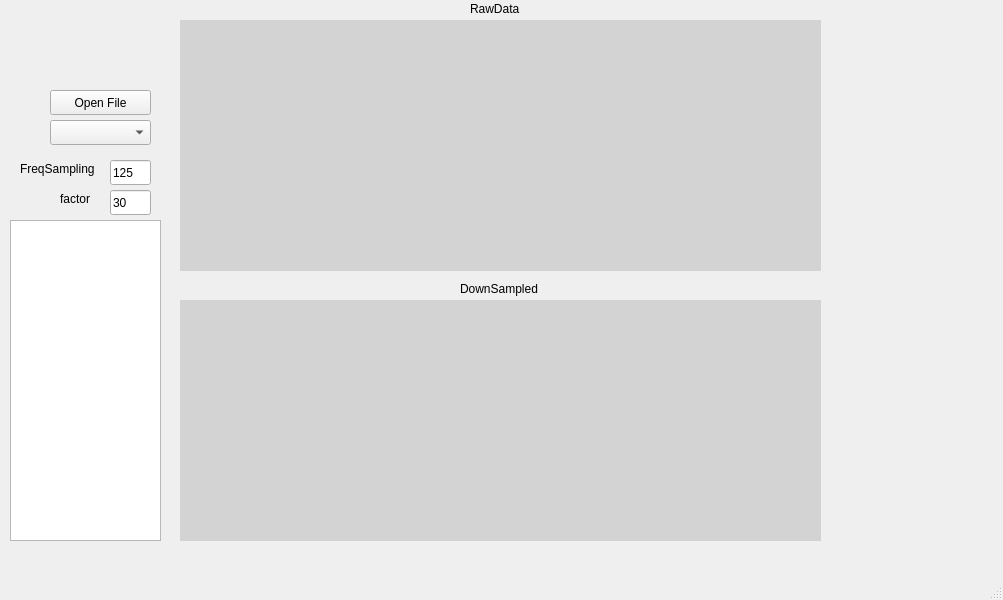
<?xml version="1.0" encoding="UTF-8"?>
<ui version="4.0">
 <class>MainWindow</class>
 <widget class="QMainWindow" name="MainWindow">
  <property name="geometry">
   <rect>
    <x>0</x>
    <y>0</y>
    <width>1003</width>
    <height>600</height>
   </rect>
  </property>
  <property name="windowTitle">
   <string>MainWindow</string>
  </property>
  <widget class="QWidget" name="centralwidget">
   <widget class="QWidget" name="datRaw" native="true">
    <property name="geometry">
     <rect>
      <x>180</x>
      <y>20</y>
      <width>641</width>
      <height>251</height>
     </rect>
    </property>
    <property name="palette">
     <palette>
      <active>
       <colorrole role="WindowText">
        <brush brushstyle="SolidPattern">
         <color alpha="255">
          <red>0</red>
          <green>0</green>
          <blue>0</blue>
         </color>
        </brush>
       </colorrole>
       <colorrole role="Button">
        <brush brushstyle="SolidPattern">
         <color alpha="255">
          <red>211</red>
          <green>211</green>
          <blue>211</blue>
         </color>
        </brush>
       </colorrole>
       <colorrole role="Light">
        <brush brushstyle="SolidPattern">
         <color alpha="255">
          <red>72</red>
          <green>72</green>
          <blue>72</blue>
         </color>
        </brush>
       </colorrole>
       <colorrole role="Midlight">
        <brush brushstyle="SolidPattern">
         <color alpha="255">
          <red>60</red>
          <green>60</green>
          <blue>60</blue>
         </color>
        </brush>
       </colorrole>
       <colorrole role="Dark">
        <brush brushstyle="SolidPattern">
         <color alpha="255">
          <red>24</red>
          <green>24</green>
          <blue>24</blue>
         </color>
        </brush>
       </colorrole>
       <colorrole role="Mid">
        <brush brushstyle="SolidPattern">
         <color alpha="255">
          <red>32</red>
          <green>32</green>
          <blue>32</blue>
         </color>
        </brush>
       </colorrole>
       <colorrole role="Text">
        <brush brushstyle="SolidPattern">
         <color alpha="255">
          <red>0</red>
          <green>0</green>
          <blue>0</blue>
         </color>
        </brush>
       </colorrole>
       <colorrole role="BrightText">
        <brush brushstyle="SolidPattern">
         <color alpha="255">
          <red>255</red>
          <green>255</green>
          <blue>255</blue>
         </color>
        </brush>
       </colorrole>
       <colorrole role="ButtonText">
        <brush brushstyle="SolidPattern">
         <color alpha="255">
          <red>0</red>
          <green>0</green>
          <blue>0</blue>
         </color>
        </brush>
       </colorrole>
       <colorrole role="Base">
        <brush brushstyle="SolidPattern">
         <color alpha="255">
          <red>211</red>
          <green>211</green>
          <blue>211</blue>
         </color>
        </brush>
       </colorrole>
       <colorrole role="Window">
        <brush brushstyle="SolidPattern">
         <color alpha="255">
          <red>211</red>
          <green>211</green>
          <blue>211</blue>
         </color>
        </brush>
       </colorrole>
       <colorrole role="Shadow">
        <brush brushstyle="SolidPattern">
         <color alpha="255">
          <red>0</red>
          <green>0</green>
          <blue>0</blue>
         </color>
        </brush>
       </colorrole>
       <colorrole role="AlternateBase">
        <brush brushstyle="SolidPattern">
         <color alpha="255">
          <red>24</red>
          <green>24</green>
          <blue>24</blue>
         </color>
        </brush>
       </colorrole>
       <colorrole role="ToolTipBase">
        <brush brushstyle="SolidPattern">
         <color alpha="255">
          <red>255</red>
          <green>255</green>
          <blue>220</blue>
         </color>
        </brush>
       </colorrole>
       <colorrole role="ToolTipText">
        <brush brushstyle="SolidPattern">
         <color alpha="255">
          <red>0</red>
          <green>0</green>
          <blue>0</blue>
         </color>
        </brush>
       </colorrole>
       <colorrole role="PlaceholderText">
        <brush brushstyle="SolidPattern">
         <color alpha="128">
          <red>0</red>
          <green>0</green>
          <blue>0</blue>
         </color>
        </brush>
       </colorrole>
      </active>
      <inactive>
       <colorrole role="WindowText">
        <brush brushstyle="SolidPattern">
         <color alpha="255">
          <red>0</red>
          <green>0</green>
          <blue>0</blue>
         </color>
        </brush>
       </colorrole>
       <colorrole role="Button">
        <brush brushstyle="SolidPattern">
         <color alpha="255">
          <red>211</red>
          <green>211</green>
          <blue>211</blue>
         </color>
        </brush>
       </colorrole>
       <colorrole role="Light">
        <brush brushstyle="SolidPattern">
         <color alpha="255">
          <red>72</red>
          <green>72</green>
          <blue>72</blue>
         </color>
        </brush>
       </colorrole>
       <colorrole role="Midlight">
        <brush brushstyle="SolidPattern">
         <color alpha="255">
          <red>60</red>
          <green>60</green>
          <blue>60</blue>
         </color>
        </brush>
       </colorrole>
       <colorrole role="Dark">
        <brush brushstyle="SolidPattern">
         <color alpha="255">
          <red>24</red>
          <green>24</green>
          <blue>24</blue>
         </color>
        </brush>
       </colorrole>
       <colorrole role="Mid">
        <brush brushstyle="SolidPattern">
         <color alpha="255">
          <red>32</red>
          <green>32</green>
          <blue>32</blue>
         </color>
        </brush>
       </colorrole>
       <colorrole role="Text">
        <brush brushstyle="SolidPattern">
         <color alpha="255">
          <red>0</red>
          <green>0</green>
          <blue>0</blue>
         </color>
        </brush>
       </colorrole>
       <colorrole role="BrightText">
        <brush brushstyle="SolidPattern">
         <color alpha="255">
          <red>255</red>
          <green>255</green>
          <blue>255</blue>
         </color>
        </brush>
       </colorrole>
       <colorrole role="ButtonText">
        <brush brushstyle="SolidPattern">
         <color alpha="255">
          <red>0</red>
          <green>0</green>
          <blue>0</blue>
         </color>
        </brush>
       </colorrole>
       <colorrole role="Base">
        <brush brushstyle="SolidPattern">
         <color alpha="255">
          <red>211</red>
          <green>211</green>
          <blue>211</blue>
         </color>
        </brush>
       </colorrole>
       <colorrole role="Window">
        <brush brushstyle="SolidPattern">
         <color alpha="255">
          <red>211</red>
          <green>211</green>
          <blue>211</blue>
         </color>
        </brush>
       </colorrole>
       <colorrole role="Shadow">
        <brush brushstyle="SolidPattern">
         <color alpha="255">
          <red>0</red>
          <green>0</green>
          <blue>0</blue>
         </color>
        </brush>
       </colorrole>
       <colorrole role="AlternateBase">
        <brush brushstyle="SolidPattern">
         <color alpha="255">
          <red>24</red>
          <green>24</green>
          <blue>24</blue>
         </color>
        </brush>
       </colorrole>
       <colorrole role="ToolTipBase">
        <brush brushstyle="SolidPattern">
         <color alpha="255">
          <red>255</red>
          <green>255</green>
          <blue>220</blue>
         </color>
        </brush>
       </colorrole>
       <colorrole role="ToolTipText">
        <brush brushstyle="SolidPattern">
         <color alpha="255">
          <red>0</red>
          <green>0</green>
          <blue>0</blue>
         </color>
        </brush>
       </colorrole>
       <colorrole role="PlaceholderText">
        <brush brushstyle="SolidPattern">
         <color alpha="128">
          <red>0</red>
          <green>0</green>
          <blue>0</blue>
         </color>
        </brush>
       </colorrole>
      </inactive>
      <disabled>
       <colorrole role="WindowText">
        <brush brushstyle="SolidPattern">
         <color alpha="255">
          <red>0</red>
          <green>0</green>
          <blue>0</blue>
         </color>
        </brush>
       </colorrole>
       <colorrole role="Button">
        <brush brushstyle="SolidPattern">
         <color alpha="255">
          <red>211</red>
          <green>211</green>
          <blue>211</blue>
         </color>
        </brush>
       </colorrole>
       <colorrole role="Light">
        <brush brushstyle="SolidPattern">
         <color alpha="255">
          <red>72</red>
          <green>72</green>
          <blue>72</blue>
         </color>
        </brush>
       </colorrole>
       <colorrole role="Midlight">
        <brush brushstyle="SolidPattern">
         <color alpha="255">
          <red>60</red>
          <green>60</green>
          <blue>60</blue>
         </color>
        </brush>
       </colorrole>
       <colorrole role="Dark">
        <brush brushstyle="SolidPattern">
         <color alpha="255">
          <red>24</red>
          <green>24</green>
          <blue>24</blue>
         </color>
        </brush>
       </colorrole>
       <colorrole role="Mid">
        <brush brushstyle="SolidPattern">
         <color alpha="255">
          <red>32</red>
          <green>32</green>
          <blue>32</blue>
         </color>
        </brush>
       </colorrole>
       <colorrole role="Text">
        <brush brushstyle="SolidPattern">
         <color alpha="255">
          <red>0</red>
          <green>0</green>
          <blue>0</blue>
         </color>
        </brush>
       </colorrole>
       <colorrole role="BrightText">
        <brush brushstyle="SolidPattern">
         <color alpha="255">
          <red>255</red>
          <green>255</green>
          <blue>255</blue>
         </color>
        </brush>
       </colorrole>
       <colorrole role="ButtonText">
        <brush brushstyle="SolidPattern">
         <color alpha="255">
          <red>0</red>
          <green>0</green>
          <blue>0</blue>
         </color>
        </brush>
       </colorrole>
       <colorrole role="Base">
        <brush brushstyle="SolidPattern">
         <color alpha="255">
          <red>211</red>
          <green>211</green>
          <blue>211</blue>
         </color>
        </brush>
       </colorrole>
       <colorrole role="Window">
        <brush brushstyle="SolidPattern">
         <color alpha="255">
          <red>211</red>
          <green>211</green>
          <blue>211</blue>
         </color>
        </brush>
       </colorrole>
       <colorrole role="Shadow">
        <brush brushstyle="SolidPattern">
         <color alpha="255">
          <red>0</red>
          <green>0</green>
          <blue>0</blue>
         </color>
        </brush>
       </colorrole>
       <colorrole role="AlternateBase">
        <brush brushstyle="SolidPattern">
         <color alpha="255">
          <red>48</red>
          <green>48</green>
          <blue>48</blue>
         </color>
        </brush>
       </colorrole>
       <colorrole role="ToolTipBase">
        <brush brushstyle="SolidPattern">
         <color alpha="255">
          <red>255</red>
          <green>255</green>
          <blue>220</blue>
         </color>
        </brush>
       </colorrole>
       <colorrole role="ToolTipText">
        <brush brushstyle="SolidPattern">
         <color alpha="255">
          <red>0</red>
          <green>0</green>
          <blue>0</blue>
         </color>
        </brush>
       </colorrole>
       <colorrole role="PlaceholderText">
        <brush brushstyle="SolidPattern">
         <color alpha="128">
          <red>0</red>
          <green>0</green>
          <blue>0</blue>
         </color>
        </brush>
       </colorrole>
      </disabled>
     </palette>
    </property>
    <property name="autoFillBackground">
     <bool>false</bool>
    </property>
    <property name="styleSheet">
     <string notr="true">background-color: lightgray;
color: black;
</string>
    </property>
   </widget>
   <widget class="QLineEdit" name="freqSampling">
    <property name="geometry">
     <rect>
      <x>110</x>
      <y>160</y>
      <width>41</width>
      <height>25</height>
     </rect>
    </property>
    <property name="text">
     <string>125</string>
    </property>
   </widget>
   <widget class="QWidget" name="samData" native="true">
    <property name="geometry">
     <rect>
      <x>180</x>
      <y>300</y>
      <width>641</width>
      <height>241</height>
     </rect>
    </property>
    <property name="styleSheet">
     <string notr="true">background-color: lightgray;
color: black;
</string>
    </property>
   </widget>
   <widget class="QLabel" name="label">
    <property name="geometry">
     <rect>
      <x>470</x>
      <y>0</y>
      <width>54</width>
      <height>17</height>
     </rect>
    </property>
    <property name="text">
     <string>RawData</string>
    </property>
   </widget>
   <widget class="QPushButton" name="getData">
    <property name="geometry">
     <rect>
      <x>50</x>
      <y>90</y>
      <width>101</width>
      <height>25</height>
     </rect>
    </property>
    <property name="text">
     <string>Open File</string>
    </property>
   </widget>
   <widget class="QLabel" name="label_2">
    <property name="geometry">
     <rect>
      <x>460</x>
      <y>280</y>
      <width>131</width>
      <height>17</height>
     </rect>
    </property>
    <property name="text">
     <string>DownSampled</string>
    </property>
   </widget>
   <widget class="QLabel" name="label_3">
    <property name="geometry">
     <rect>
      <x>20</x>
      <y>160</y>
      <width>91</width>
      <height>17</height>
     </rect>
    </property>
    <property name="text">
     <string>FreqSampling</string>
    </property>
   </widget>
   <widget class="QComboBox" name="typeSignal">
    <property name="geometry">
     <rect>
      <x>50</x>
      <y>120</y>
      <width>101</width>
      <height>25</height>
     </rect>
    </property>
   </widget>
   <widget class="QListView" name="logtab1">
    <property name="geometry">
     <rect>
      <x>10</x>
      <y>220</y>
      <width>151</width>
      <height>321</height>
     </rect>
    </property>
   </widget>
   <widget class="QLineEdit" name="factorSampling">
    <property name="geometry">
     <rect>
      <x>110</x>
      <y>190</y>
      <width>41</width>
      <height>25</height>
     </rect>
    </property>
    <property name="text">
     <string>30</string>
    </property>
   </widget>
   <widget class="QLabel" name="label_4">
    <property name="geometry">
     <rect>
      <x>60</x>
      <y>190</y>
      <width>41</width>
      <height>17</height>
     </rect>
    </property>
    <property name="text">
     <string>factor </string>
    </property>
   </widget>
  </widget>
  <widget class="QMenuBar" name="menubar">
   <property name="geometry">
    <rect>
     <x>0</x>
     <y>0</y>
     <width>1003</width>
     <height>22</height>
    </rect>
   </property>
  </widget>
  <widget class="QStatusBar" name="statusbar"/>
 </widget>
 <resources/>
 <connections/>
</ui>
